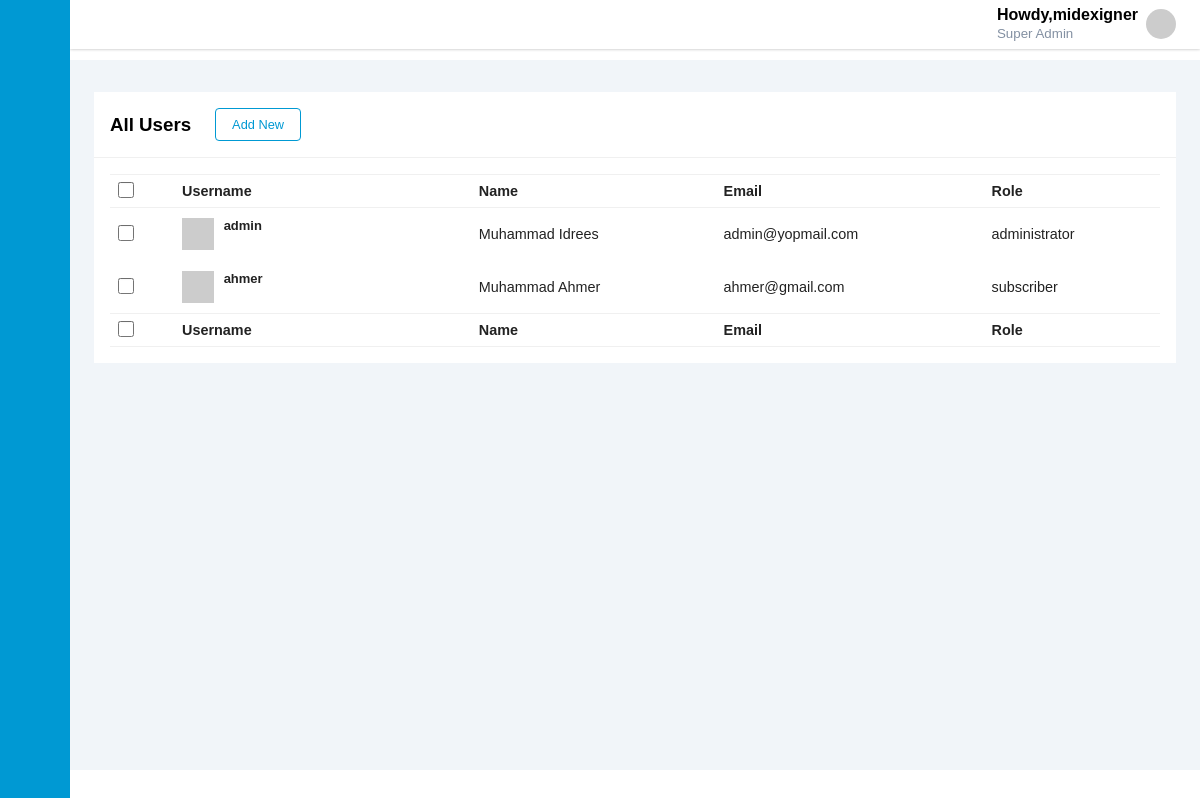
Screenshot of /admin/users (signed in) with the database file from the repository.
### tables this page shows
CREATE TABLE `users` (
  `ID` int(11) NOT NULL,
  `user_login` varchar(60) NOT NULL,
  `user_pass` varchar(255) NOT NULL,
  `user_nicename` varchar(50) NOT NULL,
  `user_email` varchar(100) NOT NULL,
  `user_image` varchar(100) NOT NULL,
  `user_registered` datetime NOT NULL DEFAULT current_timestamp(),
  `user_status` int(11) NOT NULL DEFAULT 1,
  `display_name` varchar(250) NOT NULL
);

CREATE TABLE `usermeta` (
  `umeta_id` int(11) NOT NULL,
  `user_id` int(11) NOT NULL,
  `meta_key` varchar(255) NOT NULL,
  `meta_value` longtext NOT NULL
);

### inc/functions.php (called while the page is built, shortened)
<?php
function get_user_meta($id,$key){
global $db;
$sql = 'SELECT meta_value FROM usermeta WHERE user_id =:id AND meta_key =:key';
$statement = $db->prepare($sql);
$statement->execute([':id'=>$id,':key'=>$key]);
return $statement->fetch()['meta_value'];
}

### admin/users.php (the view, shortened to what this page needs)
<?php require_once "common/head.php"; ?>
   <?php require_once "common/sidebar.php"; ?>
   <?php require_once "common/header.php"; ?>
        <div class="card">
<div class="card-header page-header">
<h3>All Users</h3>
<a href="user-new" class="btn-outline">Add New</a>
</div>
  <div class="card-body">
  <table>
    <thead>
      <tr>
        <td><input id="cb-select-all-1" type="checkbox"></td>
        <td>Username</td>
        <td>Name</td>
        <td>Email</td>
        <td>Role</td>
      </tr>
    </thead>
    <tfoot>
      <tr>
      <td><input id="cb-select-all-2" type="checkbox"></td>
        <td>Username</td>
        <td>Name</td>
        <td>Email</td>
        <td>Role</td>
      </tr>
    </tfoot>
    <tbody>
<?php
$sql = 'SELECT * FROM users';
$statement = $db->prepare($sql);
$statement->execute();
$users = $statement->fetchAll(PDO::FETCH_OBJ);
foreach($users as $user):
  $name = get_user_meta($user->ID,"first_name").' '.get_user_meta($user->ID,"last_name");
  $role = get_user_meta($user->ID,"capabilities");
?>
      <tr>
        <td><input type="checkbox" name="users[]" id="user_1" class="administrator" value="1"></td>
        <td class="username">
         <div> <img src="https://randomuser.me/api/portraits/women/50.jpg" width="32" height="32" alt="1">
         <div>
         <strong><?php echo $user->user_login; ?></strong>
         </div>
        </div>
        </td>
        <td><?php echo $name; ?></td>
        <td><?php echo $user->user_email; ?></td>
        <td><?php echo $role; ?></td>
      </tr>
      <?php endforeach;  ?>
    </tbody>
  </table>
  </div>
</div>
<?php require_once "common/footer.php"; ?>
 <?php require_once "common/foot.php"; ?>

### admin/assets/css/style.css (style rules this page uses)
:root { --main-color:#0099d3; --color-dark:#1d2231; --text-grey:#8390a2; }
* { padding: 0; margin: 0; box-sizing: border-box; list-style-type: none; text-decoration: none; font-family: 'Poppins',sans-serif; }
a { color: var(--main-color); }
table { border-collapse: collapse; width: 100%; }
tfoot tr, thead tr { border-top: 1px solid #f0f0f0; border-bottom: 1px solid #f0f0f0; }
tfoot td, thead td { font-weight: 700; }
table td { padding: 0.5rem; font-size: .9rem; color: #222; }
table td strong { font-size: 13px; line-height: 1.5em; }
table td.username > div { display: flex; align-items: center; }
table td.username img { margin-right: 0.6rem }
.card { background-color: #fff; }
.card-header, .card-body { padding: 1rem; }
.card-header { display: flex; justify-content: space-between; align-items: center; border-bottom: 1px solid #f0f0f0; }
.page-header { justify-content: unset; }
.page-header > h3 { margin-right: 1.5rem; }
input[type=checkbox], input[type=radio] { border: 1px solid #8c8f94; border-radius: 4px; background: #fff; color: #50575e; clear: none; cursor: pointer; display: inline-block; line-height: 0; height: 1rem; margin: -0.25rem 0.25rem 0 0; outline: 0; padding: 0!important; text-align: center; vertical-align: middle; width: 1rem; min-width: 1rem; box-shadow: inset 0 1px 2px rgb(0 0 0 / 10%); transition: .05s border-color ease-in-out; }
.btn-outline { background-color: transparent; border-radius: 4px; color: var(--main-color); font-size: 0.8rem; padding: 0.5rem 1rem; border: 1px solid var(--main-color); cursor: pointer; }

### rows the page displays
users: user_login "admin", name "Muhammad Idrees", user_email "admin@yopmail.com", ID.meta_value "administrator"
users: user_login "ahmer", name "Muhammad Ahmer", user_email "ahmer@gmail.com", ID.meta_value "subscriber"
